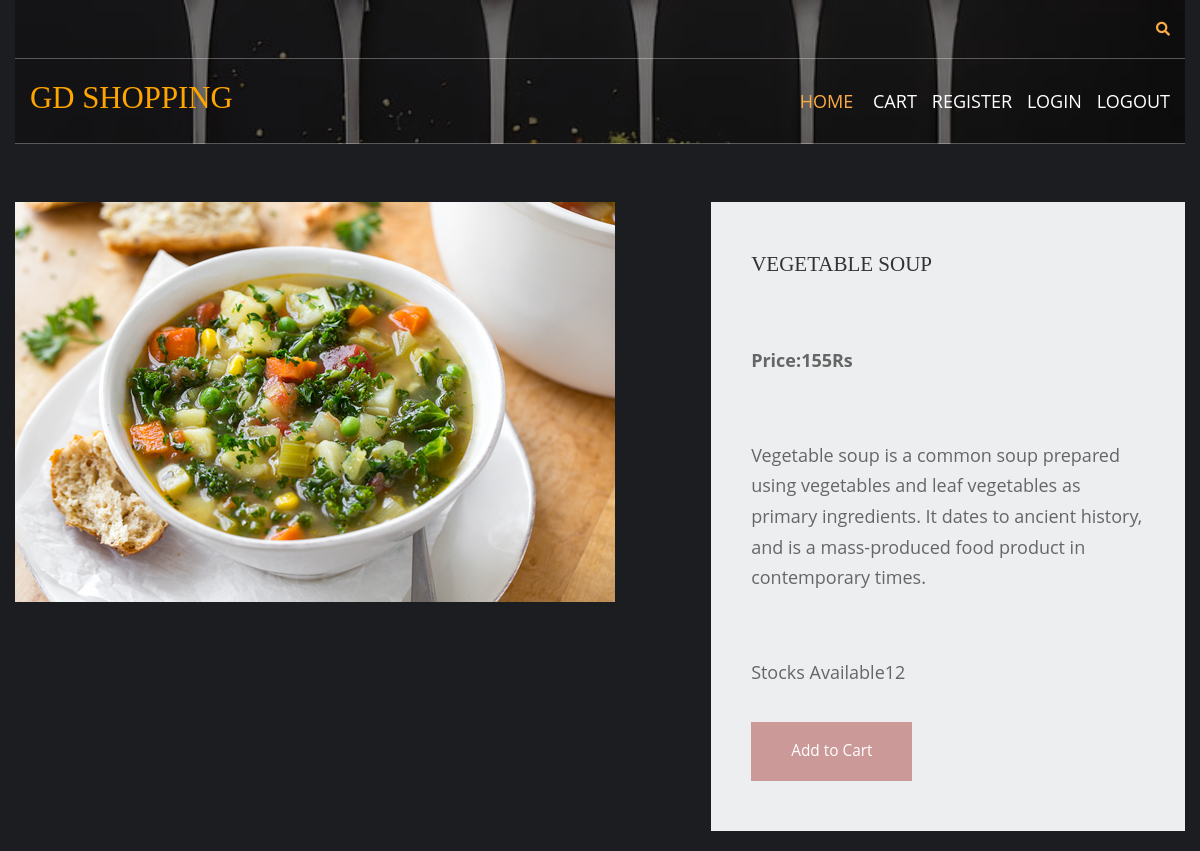
The app's page /vegetables/vegetable-soup with its own data.
### shop/models.py (models this page shows, shortened)
class products(models.Model):
    name = models.CharField(max_length=100, unique=True)
    slug = models.SlugField(max_length=100, unique=True)
    img = models.ImageField(upload_to='product')
    desc = models.TextField()
    stock = models.IntegerField()
    available = models.BooleanField()
    price = models.IntegerField()
    category=models.ForeignKey(categ,on_delete=models.CASCADE)

### shop/views.py (the view)
# urls.py: path('<slug:c_slug>/<slug:product_slug>',views.prodDetails,name="details"),
def prodDetails(request,c_slug,product_slug):
    try:
        prod=products.objects.get(category__slug=c_slug,slug=product_slug)
    except Exception as e:
        raise e
    return render(request,'item.html',{'pr':prod})

### cart/context_processor.py (called while the page is built)
def count(request):
    item_count=0
    if 'admin' in request.path:
        return {}
    else:
        try:
            ct=cartlist.objects.filter(cart_id=c_id(request))
            cti=items.objects.all().filter(cart=ct[:1])
            for c in cti:
                item_count += c.quan
        except cartlist.DoesNotExist:
            item_count=0
        return dict(itc=item_count)

### cart/views.py (called while the page is built)
def c_id(request):
    ct_id=request.session.session_key
    if not ct_id:
        ct_id=request.session.create()
    return ct_id

### templates/item.html (shortened to what this page needs)
{% extends 'base.html' %}
{% load static %}
{% block content %}
<html lang="en">
<head>
    <link href="{% static 'pr/fontawesome/css/all.min.css' %}" rel="stylesheet" />
    <link href="{% static 'pr/css/templatemo-comparto.css' %}" rel="stylesheet" />
</head>
<body>
  <br><br>
        <section class="tm-mb-1" id="about">
            <div class="tm-row tm-about-row">
                <div class="tm-section-1-l">
                    <img src="{{pr.img.url}}" alt="About image" class="tm-img-responsive">
                </div>
                <article class="tm-section-1-r tm-bg-color-8">
                    <h2 class="tm-mb-2 tm-title-color">{{pr.name}}</h2><br>
                    <p><b>Price:{{pr.price}}Rs</b></p><br>
                    <p>{{pr.desc}}</p><br>
                    <p>Stocks Available{{pr.stock}}</p>
{% if pr.stock <= 0 %}
                    <h2 style="color:red"><b>Sorry,There is no stock left</b></h2>
                    {% else %}
                    <a href="{% url 'addcart' pr.id %}" class="tm-btn tm-btn-1 tm-link-to-services">Add to Cart</a>
{% endif %}
                </article>
            </div>
        </section>
</body>
</html>
{% endblock %}

### static/hm/layout/styles/layout.css (style rules this page uses)
*, *::before, *::after { transition:all .3s ease-in-out; }
body { color:#A5A6AA; background-color:#1C1D21; }
a { color:#FBAB45; }

### static/pr/css/templatemo-comparto.css (style rules this page uses)
*, *::before, *::after { box-sizing: border-box; outline: none; }
ul, h1, h2, h3, h4, p, figure { padding: 0; margin: 0; }
body { font-family: 'Open Sans', Arial, sans-serif; font-size: 18px; overflow-x: hidden; padding-left: 15px; padding-right: 15px; margin: 0; }
h2 { font-size: 1.5rem; }
a { transition: all 0.3s ease; text-decoration: none; }
p { color: #666; line-height: 1.7; margin-bottom: 35px; }
h1, h2, h3, h4, h5, h6 { color: #333; }
.tm-mb-1 { margin-bottom: 20px; }
.tm-mb-2 { margin-bottom: 40px; }
.tm-bg-color-8 { background-color: #EDEEEF; }
.tm-img-responsive { max-width: 100%; height: auto; }
.tm-section-1-l { width: 57.85%; margin-right: 1.65%; }
.tm-section-1-r { padding: 50px 40px; width: 40.5%; }
.tm-row { display: flex; }
.tm-btn { display: inline-block; padding: 15px 40px; font-size: 1.1rem; border: none; background-color: #CC9999; color: white; }
a { color: #666; }

### static/hm/layout/styles/framework.css (style rules this page uses)
html { overflow-y:scroll; overflow-x:hidden; }
html, body { margin:0; padding:0; font-size:14px; line-height:1.6em; }
*, *::before, *::after { box-sizing:border-box; }
a { outline:none; text-decoration:none; }
img { width:auto; max-width:100%; height:auto; margin:0; padding:0; border:none; line-height:normal; vertical-align:middle; }
body, input, textarea, select { font-family:Verdana, Geneva, sans-serif; }
h1, h2, h3, h4, h5, h6, .heading { font-family:Georgia, "Times New Roman", Times, serif; }
::placeholder { opacity:1; }
h1, h2, h3, h4, h5, h6, .heading { margin:0 0 20px 0; font-size:1.4rem; line-height:normal; font-weight:normal; text-transform:uppercase; }
address, article, aside, figcaption, figure, footer, header, main, nav, section { display:block; margin:0; padding:0; }

### records on screen
products: img (picture), name "VEGETABLE SOUP", price "155", desc "Vegetable soup is a common soup prepared using vegetables and leaf vegetables as primary ingredients. It dates to ancient history, and is a mass-produced food product in contemporary times.", stock "12"
